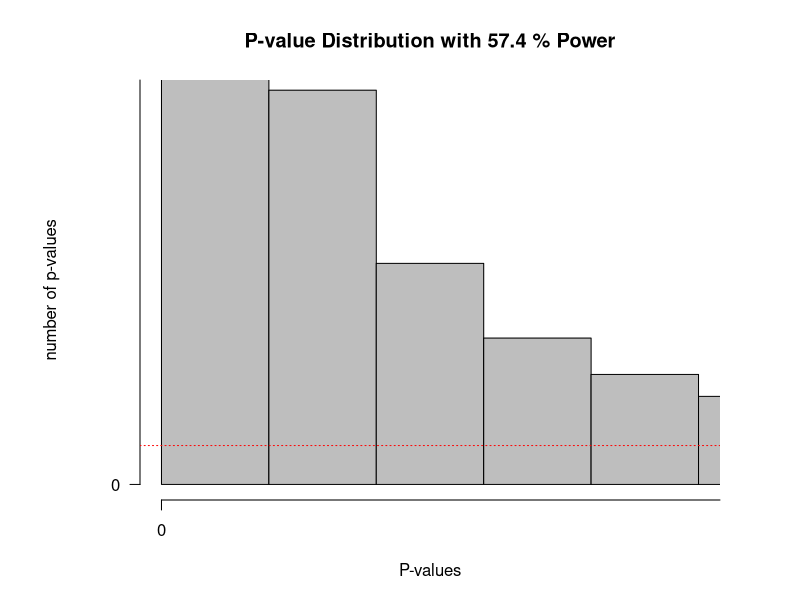

Generate this figure with R:
library(pwr)
#Disable scientific notation (1.05e10)
options(scipen=999)
#Set number of simulations
nSims <- 100000 #number of simulated experiments

M<-106 #Mean IQ score in the sample (will be compared with 100 in a one-sample t-test)
n<-51 #set sample size
SD<-15 #SD of the simulated data
#With a mean difference of 6, and SD of 15, and a sample size of 26, the test has 50% power)

p <-numeric(nSims) #set up empty variable to store all simulated p-values
bars<-100
#Run simulation
for(i in 1:nSims){ #for each simulated experiment
  x<-rnorm(n = n, mean = M, sd = SD) #Simulate data with specified mean, standard deviation, and sample size
  z<-t.test(x, mu=100) #perform the t-test against mu (set to value you want to test against)
  p[i]<-z$p.value #get the p-value and store it
}

#Check power by summing significant p-values and dividing by number of simulations
(sum(p < 0.01)/nSims) #power
#Calculate power formally by power analysis
power<-pwr.t.test(d=(M-100)/SD, n=n,sig.level=0.01,type="one.sample",alternative="two.sided")$power #determines M when power > 0. When power = 0, will set  M = 100.

#Plot figure
#png(file="P-valueDist.png",width=4000,height=3000, , units = "px", res = 500)
op <- par(mar = c(5,7,4,4)) #change white-space around graph
hist(p, breaks=bars, xlab="P-values", ylab="number of p-values\n", axes=FALSE,
     main=paste("P-value Distribution with",round(power*100, digits=1),"% Power"),
     col="grey", xlim=c(0,0.05),  ylim=c(0, 10000))
axis(side=1, at=seq(0,1, 0.1), labels=seq(0,1,0.1))
axis(side=2, at=seq(0,nSims, nSims/4), labels=seq(0,nSims, nSims/4), las=2)
abline(h=nSims/bars, col = "red", lty=3)
#dev.off()

#© Daniel Lakens, 2016. 
# This work is licensed under a Creative Commons Attribution-NonCommercial-ShareAlike 4.0 International License. https://creativecommons.org/licenses/by-nc-sa/4.0/
